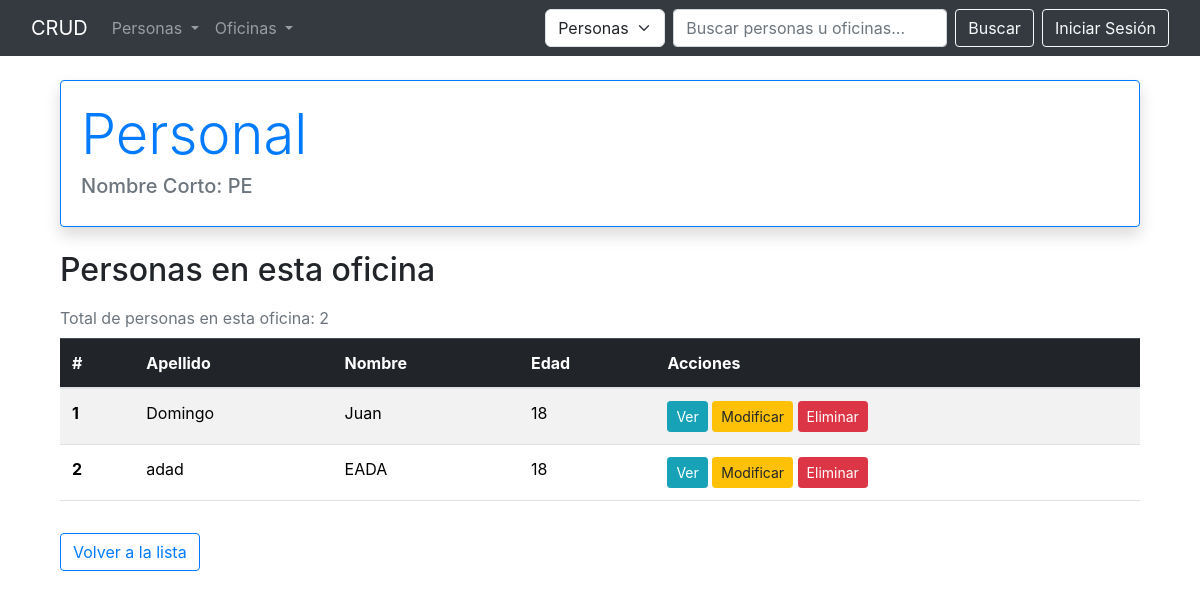
The app's page /oficina/detalle/3/, older data.
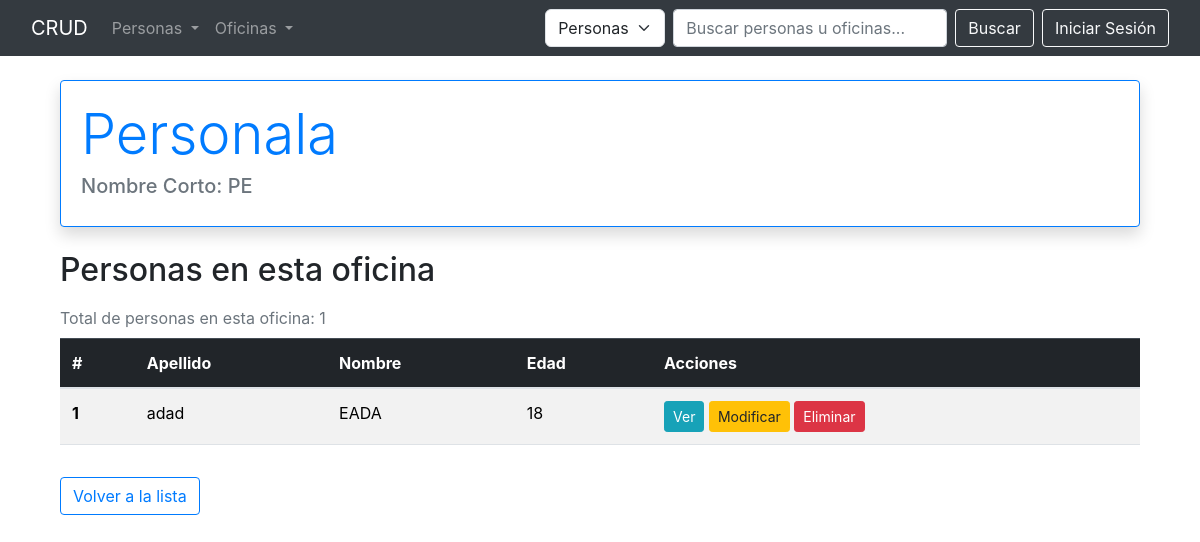
The same page, newer data.
### oficina/models.py (models this page shows, shortened)
class Oficina(models.Model):
    nombre = models.CharField(max_length=50,unique=True)
    nombre_corto = models.CharField(max_length=10,unique=True,
     help_text="Nombre corto de la oficina (ADM, JAS,MARK, etc)"
    ,validators = [Validacion_nombre_corto])
    class Meta:
        verbose_name = 'Oficina'
        verbose_name_plural = 'Oficinas'

### persona/models.py (models this page shows, shortened)
class Persona(models.Model):
    apellido = models.CharField(verbose_name="apellido", max_length=50)
    nombre = models.CharField(verbose_name="nombre", max_length=50)
    edad = models.IntegerField(verbose_name="edad",
    validators=[
        MinValueValidator(18, message="La edad mínima es 18 años."),
        MaxValueValidator(90, message="La edad máxima es 90 años.")
    ],
    help_text="Ingrese la edad de la persona.")
    oficina = models.ForeignKey(Oficina, on_delete=models.PROTECT, related_name="personas", null=True, blank=True)
    class Meta:
        verbose_name = 'Persona'
        verbose_name_plural = 'Personas'

### oficina/views.py (the view)
class OficinaDetailView(DetailView):
    model = Oficina
    template_name = "oficina/detalle.html"
    context_object_name = "oficina"

### templates/oficina/detalle.html
{% extends "base.html" %}
{% block content %}
<div class="container mt-4">
    <div class="card shadow mb-4 border-primary">
        <div class="card-body">
            <h1 class="card-title text-primary display-4">{{ oficina.nombre }}</h1>
            <h5 class="card-subtitle mb-2 text-muted">Nombre Corto: {{ oficina.nombre_corto }}</h5>
        </div>
    </div>
    <h2 class="mb-3">Personas en esta oficina</h2>
    <p class="mb-2 text-muted">
        Total de personas en esta oficina: {{ oficina.personas.count }}
    </p>
    <div class="table-responsive">
      <table class="table table-striped">
        <thead class="table-dark">
          <tr>
            <th scope="col">#</th>
            <th scope="col">Apellido</th>
            <th scope="col">Nombre</th>
            <th scope="col">Edad</th>
            <th scope="col">Acciones</th>
          </tr>
        </thead>
        <tbody>
          {% for persona in oficina.personas.all %}
            <tr>
              <th scope="row">{{ forloop.counter }}</th>
              <td>{{ persona.apellido }}</td>
              <td>{{ persona.nombre }}</td>
              <td>{{ persona.edad }}</td>
              <td>
                <a href="{% url 'persona:detalle' persona.pk %}" class="btn btn-info btn-sm">Ver</a>
                <a href="{% url 'persona:actualizar' persona.pk %}" class="btn btn-warning btn-sm">Modificar</a>
                <a href="{% url 'persona:eliminar' persona.pk %}" class="btn btn-danger btn-sm">Eliminar</a>
              </td>
            </tr>
          {% empty %}
            <tr>
              <td colspan="5" class="text-center text-muted">No hay personas en esta oficina.</td>
            </tr>
          {% endfor %}
        </tbody>
      </table>
    </div>
    <a href="{% url 'oficina:lista' %}" class="btn btn-outline-primary mt-3">Volver a la lista</a>
</div>
{% endblock content %}

### templates/base.html (shortened to what this page needs)
<!DOCTYPE html>
<html lang="en">
<head>
    <link rel="stylesheet" href="https://cdn.jsdelivr.net/npm/bootstrap@5.3.3/dist/css/bootstrap.min.css">
    {% load bootstrap4 %}
    {% bootstrap_css %}
</head>
<body>
    {% include 'navbar.html' %}
    <div class="container">
        {% block content %}
        {% endblock content %}
    </div>
</body>
</html>

### templates/navbar.html (shortened to what this page needs)
<nav class="navbar navbar-expand-lg navbar-dark bg-dark">
  <div class="container-fluid">
    <a class="navbar-brand" href="{% url 'persona:lista' %}">CRUD</a>
    <div class="collapse navbar-collapse" id="navbarNavDropdown">
      <ul class="navbar-nav me-auto mb-2 mb-lg-0">
        <li class="nav-item dropdown">
          <a class="nav-link dropdown-toggle" href="#" id="dropdownPersonas" role="button" data-bs-toggle="dropdown" aria-expanded="false">
            Personas
          </a>
        </li>
        <li class="nav-item dropdown">
          <a class="nav-link dropdown-toggle" href="#" id="dropdownOficinas" role="button" data-bs-toggle="dropdown" aria-expanded="false">
            Oficinas
          </a>
        </li>
      </ul>
      <div class="d-flex align-items-center ms-auto">
        <form class="d-flex me-2" role="search" method="get" action="{% url 'persona:buscar' %}">
          <select class="form-select me-2" name="tipo" style="max-width: 120px;">
            <option value="persona" {% if request.GET.tipo == "persona" or not request.GET.tipo %}selected{% endif %}>Personas</option>
          </select>
          <input class="form-control me-2" type="search" placeholder="Buscar personas u oficinas..." aria-label="Search" name="q" value="{{ request.GET.q|default_if_none:'' }}" />
          <button class="btn btn-outline-light" type="submit">Buscar</button>
        </form>
        {% if user.is_authenticated %}
          <div class="dropdown">
            <button class="btn btn-secondary dropdown-toggle" type="button" data-bs-toggle="dropdown" aria-expanded="false">
              {{ user.username }}
            </button>
            <ul class="dropdown-menu dropdown-menu-end">
              <li><a class="dropdown-item" href="{% url 'account_logout' %}">Cerrar Sesión</a></li>
            </ul>
          </div>
        {% else %}
          <a class="btn btn-outline-light" href="{% url 'account_login' %}">Iniciar Sesión</a>
        {% endif %}
      </div>
    </div>
  </div>
</nav>

Row changes from the older to the newer data that the page shows:
removed Persona: apellido "Domingo", nombre "Juan", edad "18"
changed Oficina "PE": nombre "Personal" → "Personala"; personas.count "2" → "1"
